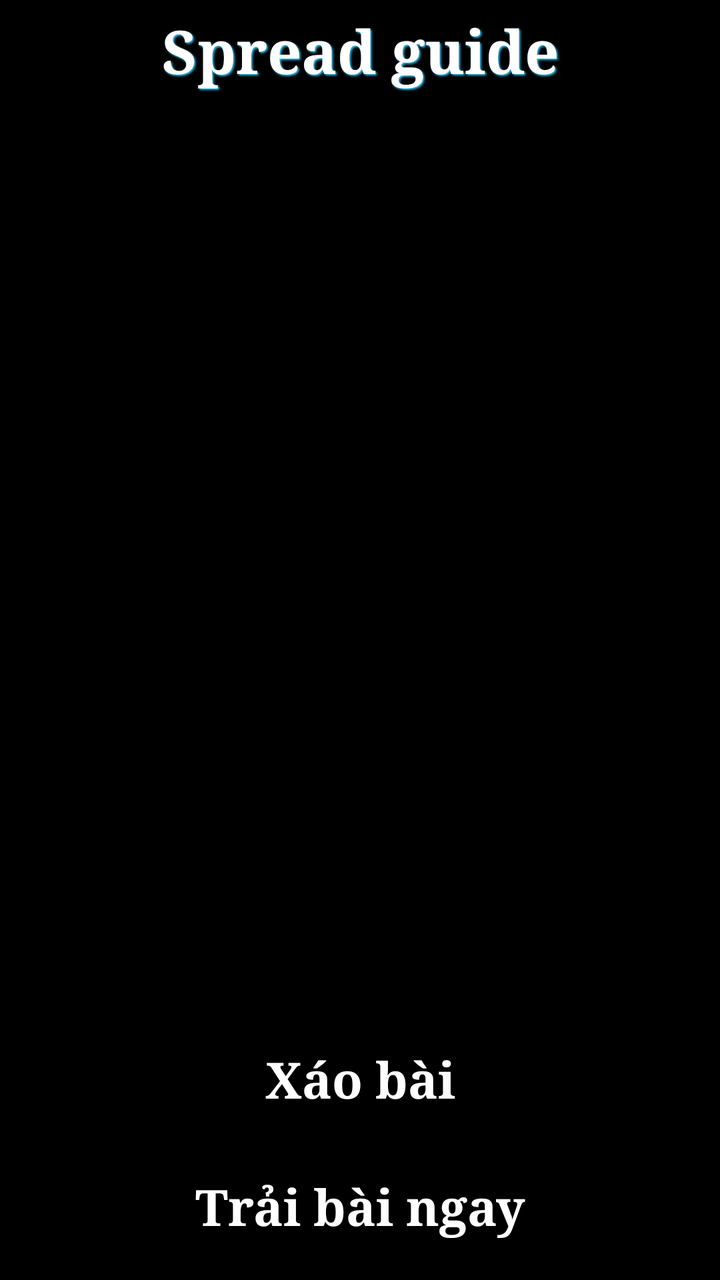
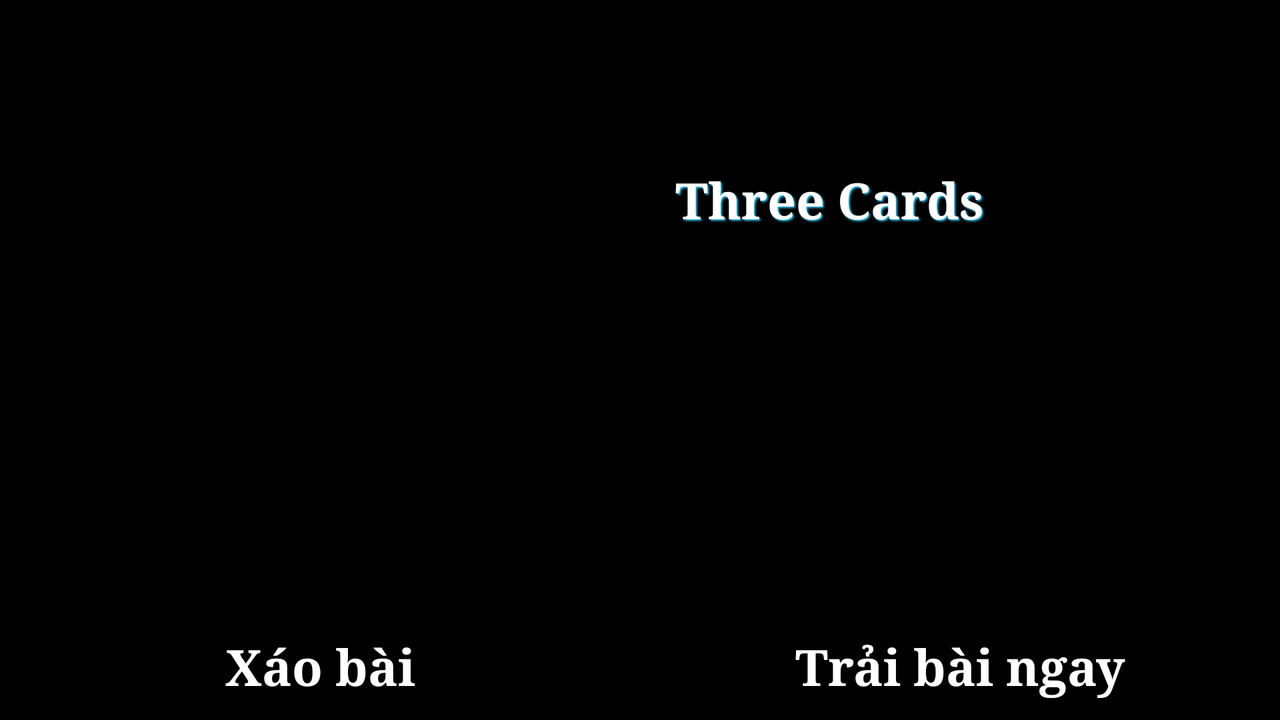

The same Android screen from two of the app's own layout files: first res/layout/ as a phone draws it, then the repository's variant for another configuration, drawn on a device whose configuration selects that folder. Both files follow.
<!-- AndroidManifest.xml: application theme AppTheme -->
<!-- res/layout/activity_tarot_spread_guide.xml -->
<?xml version="1.0" encoding="utf-8"?>
<RelativeLayout xmlns:android="http://schemas.android.com/apk/res/android"
    android:layout_width="match_parent"
    android:layout_height="match_parent" >

    <ImageView
        android:id="@+id/background"
        android:scaleType="fitCenter"
        android:layout_width="fill_parent"
        android:layout_height="fill_parent" />

    <RelativeLayout
        android:id="@+id/bottom_bar"
        android:layout_width="fill_parent"
        android:layout_height="wrap_content"
        android:layout_alignParentBottom="true" >

        <TableLayout
            android:layout_width="fill_parent"
            android:layout_height="wrap_content"
            android:layout_centerHorizontal="true"
            android:orientation="horizontal"
            android:padding="@dimen/commom_padding"
            android:stretchColumns="*" >

            <TableRow android:paddingBottom="@dimen/small_padding" >

                <Button
                    android:id="@+id/btn_shuffle_cards"
                    android:layout_width="wrap_content"
                    android:layout_height="wrap_content"
                    android:background="@drawable/button"
                    android:ems="10"
                    android:padding="@dimen/commom_padding"
                    android:text="@string/btn_shuffle_cards"
                    android:textColor="@color/white"
                    android:textSize="@dimen/commom_font_size_big"
                    android:textStyle="bold"
                    android:typeface="serif" />
            </TableRow>

            <TableRow android:paddingTop="@dimen/small_padding" >

                <Button
                    android:id="@+id/btn_go_directly_to_spread"
                    android:layout_width="wrap_content"
                    android:layout_height="wrap_content"
                    android:background="@drawable/button"
                    android:ems="10"
                    android:padding="@dimen/commom_padding"
                    android:text="@string/btn_go_directly_to_spread"
                    android:textColor="@color/white"
                    android:textSize="@dimen/commom_font_size_big"
                    android:textStyle="bold"
                    android:typeface="serif" />
            </TableRow>
        </TableLayout>
    </RelativeLayout>

    <ScrollView
        android:id="@+id/scrollView1"
        android:layout_width="fill_parent"
        android:layout_height="fill_parent"
        android:layout_above="@+id/bottom_bar" >

        <LinearLayout
            android:layout_width="match_parent"
            android:layout_height="wrap_content"
            android:orientation="vertical"
            android:paddingTop="@dimen/small_padding" >

            <TextView
                android:id="@+id/tvTarotSpreadName"
                android:layout_width="match_parent"
                android:layout_height="wrap_content"
                android:layout_gravity="center"
                android:gravity="center"
                android:paddingBottom="@dimen/small_padding"
                android:shadowColor="@color/text_shadow"
                android:shadowDx="+2"
                android:shadowDy="+2"
                android:shadowRadius="2"
                android:text="Spread guide"
                android:textColor="@color/white"
                android:textSize="@dimen/title_font_size"
                android:textStyle="bold"
                android:typeface="serif" />

            <ImageView
                android:id="@+id/ivTarotSpread"
                android:layout_width="@dimen/image_guide_width"
                android:layout_height="@dimen/image_guide_height"
                android:layout_gravity="center"
                android:gravity="center"
                android:padding="@dimen/commom_padding" />

            <TextView
                android:id="@+id/tvTarotSpreadGuide"
                android:layout_width="match_parent"
                android:layout_height="wrap_content"
                android:layout_gravity="center"
                android:layout_margin="@dimen/commom_padding"
                android:gravity="left"
                android:textColor="@color/white"
                android:textSize="@dimen/commom_font_size"
                android:typeface="serif" />
        </LinearLayout>
    </ScrollView>

</RelativeLayout>
<!-- resources referenced by this layout -->
<resources>
  <color name="text_shadow">#33c8f9</color>
  <color name="white">#FFFFFF</color>
  <dimen name="commom_font_size">23sp</dimen>
  <dimen name="commom_font_size_big">25sp</dimen>
  <dimen name="commom_padding">10dp</dimen>
  <dimen name="image_guide_height">190dp</dimen>
  <dimen name="image_guide_width">190dp</dimen>
  <dimen name="small_padding">5dp</dimen>
  <dimen name="title_font_size">30sp</dimen>
  <string name="btn_go_directly_to_spread">Trải bài ngay</string>
  <string name="btn_shuffle_cards">Xáo bài</string>
  <style name="AppTheme" parent="@android:style/Theme.NoTitleBar.Fullscreen">
          
          <item name="android:typeface">serif</item>
          <item name="android:textSize">@dimen/commom_font_size_small</item>
      </style>
  <dimen name="commom_font_size_small">19sp</dimen>
</resources>
<!-- res/layout-land/activity_tarot_spread_guide.xml (the repository's variant of the layout above) -->
<!-- drawn on the phone turned sideways -->
<?xml version="1.0" encoding="utf-8"?>
<RelativeLayout xmlns:android="http://schemas.android.com/apk/res/android"
    android:layout_width="match_parent"
    android:layout_height="match_parent" >

    <ImageView
        android:id="@+id/background"
        android:layout_width="fill_parent"
        android:layout_height="fill_parent" />

    <RelativeLayout
        android:id="@+id/bottom_bar"
        android:layout_width="fill_parent"
        android:layout_height="wrap_content"
        android:layout_alignParentBottom="true" >

        <TableLayout
            android:layout_width="fill_parent"
            android:layout_height="wrap_content"
            android:shrinkColumns="*"
            android:stretchColumns="*" >

            <TableRow
                android:id="@+id/tableRow1"
                android:layout_width="fill_parent"
                android:layout_height="wrap_content" >

                <Button
                    android:id="@+id/btn_shuffle_cards"
                    android:layout_width="wrap_content"
                    android:layout_height="wrap_content"
                    android:background="@drawable/button"
                    android:ems="10"
                    android:padding="@dimen/commom_padding"
                    android:text="@string/btn_shuffle_cards"
                    android:textColor="@color/white"
                    android:textSize="@dimen/commom_font_size_big"
                    android:textStyle="bold"
                    android:typeface="serif" />

                <Button
                    android:id="@+id/btn_go_directly_to_spread"
                    android:layout_width="wrap_content"
                    android:layout_height="wrap_content"
                    android:background="@drawable/button"
                    android:ems="10"
                    android:padding="@dimen/commom_padding"
                    android:text="@string/btn_go_directly_to_spread"
                    android:textColor="@color/white"
                    android:textSize="@dimen/commom_font_size_big"
                    android:textStyle="bold"
                    android:typeface="serif" />
            </TableRow>
        </TableLayout>
    </RelativeLayout>

    <ScrollView
        android:id="@+id/scrollView1"
        android:layout_width="wrap_content"
        android:layout_height="wrap_content"
        android:layout_above="@+id/bottom_bar"
        android:layout_alignParentLeft="true"
        android:layout_alignParentRight="true"
        android:layout_alignParentTop="true" >

        <LinearLayout
            android:layout_width="match_parent"
            android:layout_height="wrap_content"
            android:orientation="vertical"
            android:paddingTop="@dimen/small_padding" >

            <LinearLayout
                android:layout_width="wrap_content"
                android:layout_height="wrap_content"
                android:layout_gravity="center"
                android:orientation="horizontal" >

                <ImageView
                    android:id="@+id/ivTarotSpread"
                    android:layout_width="@dimen/image_guide_height"
                    android:layout_height="@dimen/image_guide_height"
                    android:layout_gravity="center"
                    android:padding="@dimen/small_padding" />

                <TextView
                    android:id="@+id/tvTarotSpreadName"
                    android:layout_width="match_parent"
                    android:layout_height="wrap_content"
                    android:layout_gravity="center"
                    android:gravity="center"
                    android:padding="@dimen/commom_padding"
                    android:shadowColor="@color/text_shadow"
                    android:shadowDx="+2"
                    android:shadowDy="+2"
                    android:shadowRadius="2"
                    android:text="@string/three_card"
                    android:textColor="@color/white"
                    android:textSize="@dimen/commom_font_size_big"
                    android:textStyle="bold"
                    android:typeface="serif" />
            </LinearLayout>

            <TextView
                android:id="@+id/tvTarotSpreadGuide"
                android:layout_width="match_parent"
                android:layout_height="wrap_content"
                android:layout_gravity="center"
                android:layout_margin="@dimen/commom_padding"
                android:gravity="left"
                android:textColor="@color/white"
                android:textSize="@dimen/commom_font_size"
                android:typeface="serif" />
        </LinearLayout>
    </ScrollView>

</RelativeLayout>
<!-- resources referenced by the variant -->
<!-- as the phone turned sideways resolves them -->
<resources>
  <color name="text_shadow">#33c8f9</color>
  <color name="white">#FFFFFF</color>
  <dimen name="commom_font_size">23sp</dimen>
  <dimen name="commom_font_size_big">25sp</dimen>
  <dimen name="commom_padding">10dp</dimen>
  <dimen name="image_guide_height">190dp</dimen>
  <dimen name="small_padding">5dp</dimen>
  <string name="btn_go_directly_to_spread">Trải bài ngay</string>
  <string name="btn_shuffle_cards">Xáo bài</string>
  <string name="three_card">Three Cards</string>
  <style name="AppTheme" parent="@android:style/Theme.NoTitleBar.Fullscreen">
          
          <item name="android:typeface">serif</item>
          <item name="android:textSize">@dimen/commom_font_size_small</item>
      </style>
  <dimen name="commom_font_size_small">19sp</dimen>
</resources>
